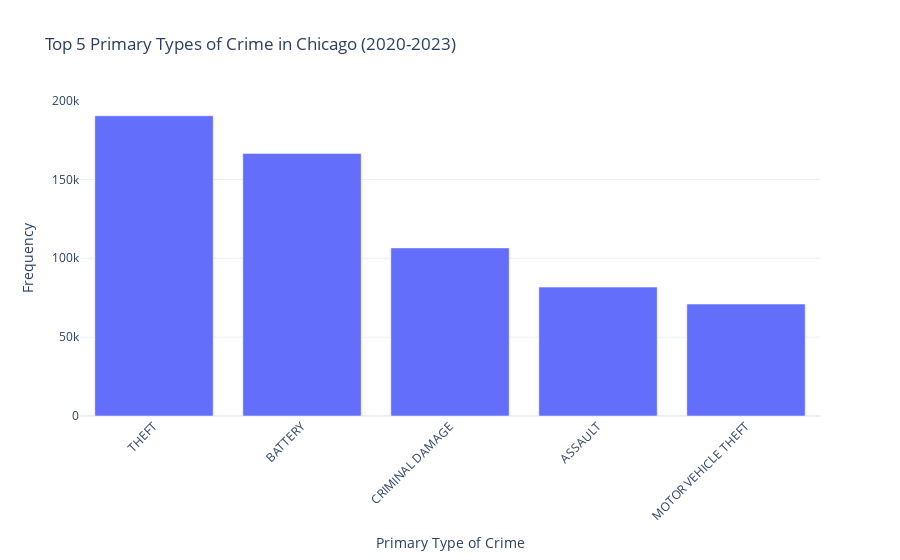

The notebook cell saved with this chart:
### Code cell
#Determining the top 5 crimes between 2020-2023

# Filtering the dataset to include records between 2020-2023
crimes_2020_to_2023 = crime_filtered_new[crime_filtered_new['Year'].between(2020, 2023)]

# Counting the occurrences of each primary type of crime from 2020-2023
crime_counts = crimes_2020_to_2023['Primary Type'].value_counts().reset_index()
crime_counts.columns = ['Primary Type', 'Frequency']

# Displaying the top 5 primary types of crime from 2020-2023
top_5_crimes = crime_counts.head(5)

# Create an interactive bar plot using Plotly
fig = px.bar(top_5_crimes, x='Primary Type', y='Frequency',
             title='Top 5 Primary Types of Crime in Chicago (2020-2023)',
             labels={'Frequency': 'Frequency', 'Primary Type': 'Primary Type of Crime'},
             template='plotly_white')
fig.update_layout(xaxis_tickangle=-45)
fig.show()

### Figure 1 — Plotly figure (JSON) as saved in the notebook; plotly's stock layout.template omitted (floating-point values rounded to 4 significant figures)
{"data": [{"alignmentgroup": "True", "hovertemplate": "Primary Type of Crime=%{x}<br>Frequency=%{y}<extra></extra>", "legendgroup": "", "marker": {"color": "#636efa", "pattern": {"shape": ""}}, "name": "", "offsetgroup": "", "orientation": "v", "showlegend": false, "textposition": "auto", "type": "bar", "x": ["THEFT", "BATTERY", "CRIMINAL DAMAGE", "ASSAULT", "MOTOR VEHICLE THEFT"], "xaxis": "x", "y": [190338, 166503, 106574, 81725, 70967], "yaxis": "y"}], "layout": {"barmode": "relative", "legend": {"tracegroupgap": 0}, "title": {"text": "Top 5 Primary Types of Crime in Chicago (2020-2023)"}, "xaxis": {"anchor": "y", "domain": [0, 1], "tickangle": -45, "title": {"text": "Primary Type of Crime"}}, "yaxis": {"anchor": "x", "domain": [0, 1], "title": {"text": "Frequency"}}}}
